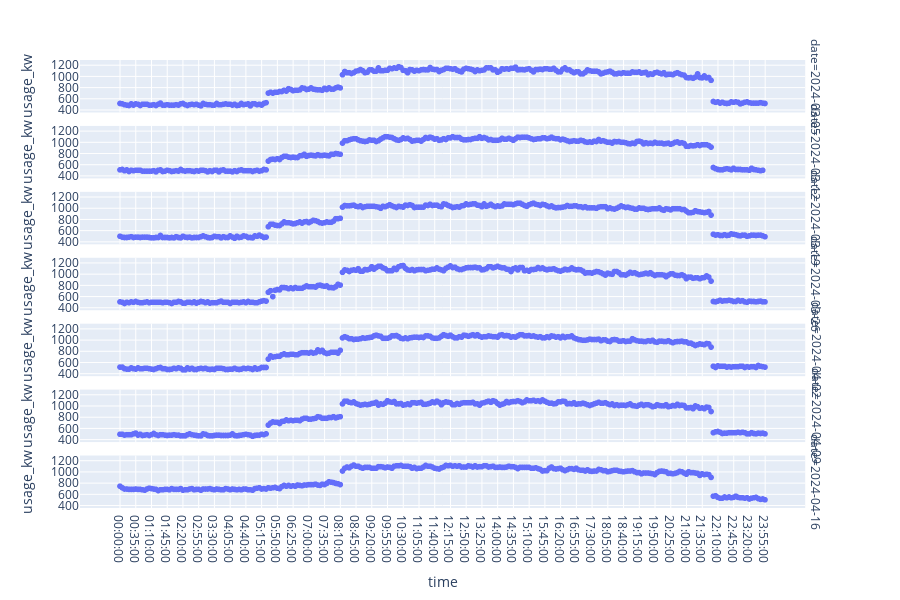

This figure's notebook cell:
### Markdown cell above
#### Comparison of Days of Week
Different usage trends for M, T, W, H, F, Sa, Su

### Code cell
import plotly.express as px
week_df = df[ 
    # (df.start_time >= "2024-04-06") & (df.start_time < "2024-04-13") 
    (df.day_of_week == 1) & (df.start_time >= "2024-03-01" )
]
fig = px.scatter(week_df, x="time", y="usage_kw",facet_row="date", height=600)
fig.show()

### Figure 1 — Plotly figure (JSON) as saved in the notebook; plotly's stock layout.template omitted (floating-point values rounded to 4 significant figures; data arrays with more than 128 entries replaced by an {"elided": "..."} marker saying what was removed)
{"data": [{"hovertemplate": "date=2024-03-05<br>time=%{x}<br>usage_kw=%{y}<extra></extra>", "legendgroup": "", "marker": {"color": "#636efa", "symbol": "circle"}, "mode": "markers", "name": "", "showlegend": false, "type": "scattergl", "x": {"elided": "288 str values"}, "xaxis": "x7", "y": {"elided": "288 float values"}, "yaxis": "y7"}, {"hovertemplate": "date=2024-03-12<br>time=%{x}<br>usage_kw=%{y}<extra></extra>", "legendgroup": "", "marker": {"color": "#636efa", "symbol": "circle"}, "mode": "markers", "name": "", "showlegend": false, "type": "scattergl", "x": {"elided": "287 str values"}, "xaxis": "x6", "y": {"elided": "287 float values"}, "yaxis": "y6"}, {"hovertemplate": "date=2024-03-19<br>time=%{x}<br>usage_kw=%{y}<extra></extra>", "legendgroup": "", "marker": {"color": "#636efa", "symbol": "circle"}, "mode": "markers", "name": "", "showlegend": false, "type": "scattergl", "x": {"elided": "288 str values"}, "xaxis": "x5", "y": {"elided": "288 float values"}, "yaxis": "y5"}, {"hovertemplate": "date=2024-03-26<br>time=%{x}<br>usage_kw=%{y}<extra></extra>", "legendgroup": "", "marker": {"color": "#636efa", "symbol": "circle"}, "mode": "markers", "name": "", "showlegend": false, "type": "scattergl", "x": {"elided": "288 str values"}, "xaxis": "x4", "y": {"elided": "288 float values"}, "yaxis": "y4"}, {"hovertemplate": "date=2024-04-02<br>time=%{x}<br>usage_kw=%{y}<extra></extra>", "legendgroup": "", "marker": {"color": "#636efa", "symbol": "circle"}, "mode": "markers", "name": "", "showlegend": false, "type": "scattergl", "x": {"elided": "288 str values"}, "xaxis": "x3", "y": {"elided": "288 float values"}, "yaxis": "y3"}, {"hovertemplate": "date=2024-04-09<br>time=%{x}<br>usage_kw=%{y}<extra></extra>", "legendgroup": "", "marker": {"color": "#636efa", "symbol": "circle"}, "mode": "markers", "name": "", "showlegend": false, "type": "scattergl", "x": {"elided": "288 str values"}, "xaxis": "x2", "y": {"elided": "288 float values"}, "yaxis": "y2"}, {"hovertemplate": "date=2024-04-16<br>time=%{x}<br>usage_kw=%{y}<extra></extra>", "legendgroup": "", "marker": {"color": "#636efa", "symbol": "circle"}, "mode": "markers", "name": "", "showlegend": false, "type": "scattergl", "x": {"elided": "288 str values"}, "xaxis": "x", "y": {"elided": "288 float values"}, "yaxis": "y"}], "layout": {"annotations": [{"font": {}, "showarrow": false, "text": "date=2024-04-16", "textangle": 90, "x": 0.98, "xanchor": "left", "xref": "paper", "y": 0.05857, "yanchor": "middle", "yref": "paper"}, {"font": {}, "showarrow": false, "text": "date=2024-04-09", "textangle": 90, "x": 0.98, "xanchor": "left", "xref": "paper", "y": 0.2057, "yanchor": "middle", "yref": "paper"}, {"font": {}, "showarrow": false, "text": "date=2024-04-02", "textangle": 90, "x": 0.98, "xanchor": "left", "xref": "paper", "y": 0.3529, "yanchor": "middle", "yref": "paper"}, {"font": {}, "showarrow": false, "text": "date=2024-03-26", "textangle": 90, "x": 0.98, "xanchor": "left", "xref": "paper", "y": 0.5, "yanchor": "middle", "yref": "paper"}, {"font": {}, "showarrow": false, "text": "date=2024-03-19", "textangle": 90, "x": 0.98, "xanchor": "left", "xref": "paper", "y": 0.6471, "yanchor": "middle", "yref": "paper"}, {"font": {}, "showarrow": false, "text": "date=2024-03-12", "textangle": 90, "x": 0.98, "xanchor": "left", "xref": "paper", "y": 0.7943, "yanchor": "middle", "yref": "paper"}, {"font": {}, "showarrow": false, "text": "date=2024-03-05", "textangle": 90, "x": 0.98, "xanchor": "left", "xref": "paper", "y": 0.9414, "yanchor": "middle", "yref": "paper"}], "height": 600, "legend": {"tracegroupgap": 0}, "margin": {"t": 60}, "xaxis": {"anchor": "y", "domain": [0, 0.98], "title": {"text": "time"}}, "xaxis2": {"anchor": "y2", "domain": [0, 0.98], "matches": "x", "showticklabels": false}, "xaxis3": {"anchor": "y3", "domain": [0, 0.98], "matches": "x", "showticklabels": false}, "xaxis4": {"anchor": "y4", "domain": [0, 0.98], "matches": "x", "showticklabels": false}, "xaxis5": {"anchor": "y5", "domain": [0, 0.98], "matches": "x", "showticklabels": false}, "xaxis6": {"anchor": "y6", "domain": [0, 0.98], "matches": "x", "showticklabels": false}, "xaxis7": {"anchor": "y7", "domain": [0, 0.98], "matches": "x", "showticklabels": false}, "yaxis": {"anchor": "x", "domain": [0, 0.1171], "title": {"text": "usage_kw"}}, "yaxis2": {"anchor": "x2", "domain": [0.1471, 0.2643], "matches": "y", "title": {"text": "usage_kw"}}, "yaxis3": {"anchor": "x3", "domain": [0.2943, 0.4114], "matches": "y", "title": {"text": "usage_kw"}}, "yaxis4": {"anchor": "x4", "domain": [0.4414, 0.5586], "matches": "y", "title": {"text": "usage_kw"}}, "yaxis5": {"anchor": "x5", "domain": [0.5886, 0.7057], "matches": "y", "title": {"text": "usage_kw"}}, "yaxis6": {"anchor": "x6", "domain": [0.7357, 0.8529], "matches": "y", "title": {"text": "usage_kw"}}, "yaxis7": {"anchor": "x7", "domain": [0.8829, 1.0], "matches": "y", "title": {"text": "usage_kw"}}}}
